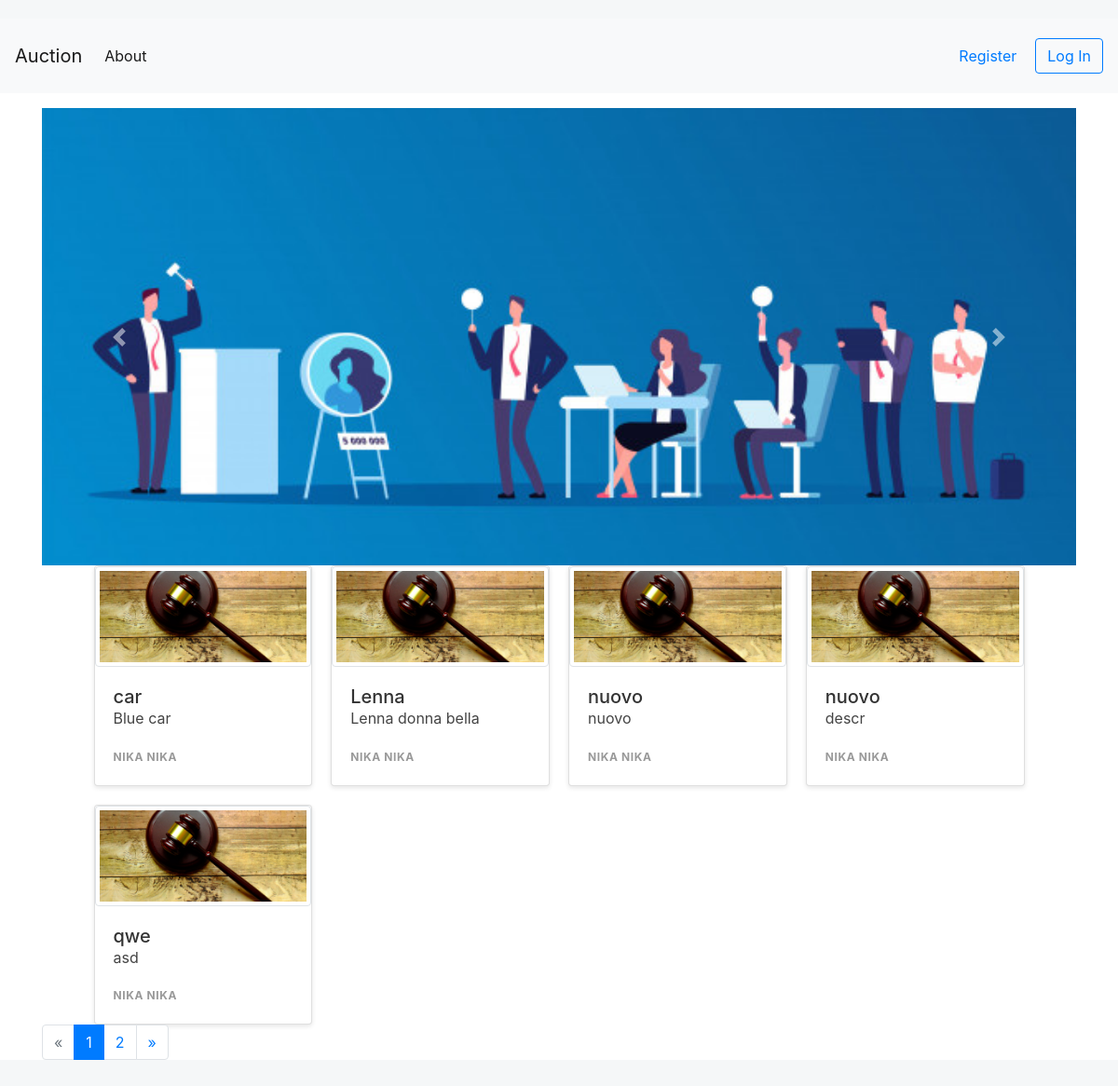
The page / on the database its author committed.
### products/models.py (models this page shows)
class Product(models.Model):
    name = models.CharField(max_length=254)
    description = models.CharField(max_length=500)
    price = models.DecimalField(decimal_places=2, max_digits=10)
    min_increment = models.DecimalField(decimal_places=2, max_digits=10,default=0.5)
    end_date = models.DateField()
    profile = models.ForeignKey(Profile, on_delete=models.CASCADE)
    init_date = models.DateField(default=datetime.now, blank=True)
    winner = models.CharField(max_length=254, blank = True,null=True)
    final_price = models.DecimalField(decimal_places=2, max_digits=10, blank = True,null=True)
    rating = models.FloatField(default = 0,blank = True,null=True)
    user = models.ManyToManyField(User,blank = True)#interested
    disponible = models.BooleanField(default=True)

### users/models.py (models this page shows, shortened)
class Profile(models.Model):
    user = models.OneToOneField(User, on_delete=models.CASCADE, related_name='profile')
    country = models.CharField(max_length=254)
    city = models.CharField(max_length=254)
    street = models.CharField(max_length=254)
    zip_code = models.CharField(max_length=20)
    rating = models.DecimalField(max_digits=5, decimal_places=2,blank = True,null=True)
    photo = models.ImageField(upload_to='photos/', blank=True, default='default-profile.jpg')
    objects = ProfileManager()

class User(AbstractBaseUser):
    email       = models.EmailField(max_length=255, unique=True)
    first_name = models.CharField(max_length=64)
    last_name = models.CharField(max_length=64)
    tel = models.CharField(max_length=50, blank = True , null= True)
    premium     = models.BooleanField(default=False)
    is_active      = models.BooleanField(default=True) # can login
    staff       = models.BooleanField(default=False) # staff user non superuser
    admin       = models.BooleanField(default=False) # superuser
    USERNAME_FIELD = 'email' #username
    REQUIRED_FIELDS = ['first_name','last_name']
    objects = UserManager()

### Auction/views.py (the view)
# urls.py: path('', views.homeView, name='home'),
def homeView(request):
    products_list = Product.objects.all().order_by("id")
    page = request.GET.get('page', 1)
    paginator = Paginator(products_list, 10)
    try:
        products = paginator.page(page)
    except PageNotAnInteger:
        products = paginator.page(1)
    except EmptyPage:
        products = paginator.page(paginator.num_pages)
    context = {'products':products }
    return render(request,"home/home.html",context)

### templates/home/home.html (shortened to what this page needs)
{% extends 'base.html' %}
{% load static %}
{% block head %}
    <link rel="stylesheet" type="text/css" href="{% static "css/card.css" %}">
{% endblock %}
{% block content %}
    <div id="carouselExampleControls" class="carousel slide" data-ride="carousel">
        <div class="carousel-inner">
            <div class="carousel-item active">
                <img class="d-block w-100" src="{% static 'img/banner6.jpg' %}" alt="First slide">
            </div>
        </div>
        <a class="carousel-control-prev" href="#carouselExampleControls" role="button" data-slide="prev">
            <span class="carousel-control-prev-icon" aria-hidden="true"></span>
        </a>
        <a class="carousel-control-next" href="#carouselExampleControls" role="button" data-slide="next">
            <span class="carousel-control-next-icon" aria-hidden="true"></span>
        </a>
    </div>
    <div class="band">
        {% for product in  products %}
            {% if  product.disponible%}
            <a href="{% url 'product-detials' product.id %}" class="card">
                {% if product.productimage_set.all.count == 0%}
                    <img class="img-thumbnail" src="{{ 'media/default-hammer.jpg' }}">
                {% endif %}
                <article>
                    <h1>{{ product.name }}</h1>
                    <p> {{ product.description }}</p>
                    <span>{{ product.profile.user.first_name }} {{ product.profile.user.last_name }}</span>
                </article>
            </a>
            {% endif %}
        {% endfor %}
    </div>
    {% if products.has_other_pages %}
        <ul class="pagination">
            {% if products.has_previous %}
                <li class="page-item"><a class="page-link" href="?page={{ products.previous_page_number }}">&laquo;</a></li>
            {% else %}
                <li class="disabled page-item"><span class="page-link">&laquo;</span></li>
            {% endif %}
            {% for i in products.paginator.page_range %}
                {% if products.number == i %}
                    <li class="active page-item"><span class="page-link">{{ i }} <span  class="sr-only">(current)</span></span></li>
                {% else %}
                    <li class="page-item" ><a class="page-link" href="?page={{ i }}">{{ i }}</a></li>
                {% endif %}
            {% endfor %}
            {% if products.has_next %}
                <li class="page-item"><a class="page-link" href="?page={{ products.next_page_number }}">&raquo;</a></li>
            {% else %}
                <li class="disabled page-item"><span class="page-link">&raquo;</span></li>
            {% endif %}
        </ul>
{% endif %}
{% endblock %}

### static/css/card.css (style rules this page uses)
html { background: #f5f7f8; font-family: 'Roboto', sans-serif; -webkit-font-smoothing: antialiased; padding: 20px 0; }
.band { width: 90%; max-width: 1240px; margin: 0 auto; display: grid; grid-template-columns: 1fr; grid-template-rows: auto; grid-gap: 20px; }
@media only screen and (min-width: 500px) { .band { grid-template-columns: 1fr 1fr; } }
@media only screen and (min-width: 850px) { .band { grid-template-columns: 1fr 1fr 1fr 1fr; } }
.card { background: white; text-decoration: none; color: #444; box-shadow: 0 2px 5px rgba(0,0,0,0.1); display: flex; flex-direction: column; min-height: 100%; position: relative; top: 0; transition: all .1s ease-in; }
.card article { padding: 20px; }
.card h1 { font-size: 20px; margin: 0; color: #333; }
.card p { line-height: 1.4; }
.card span { font-size: 12px; font-weight: bold; color: #999; text-transform: uppercase; letter-spacing: .05em; margin: 2em 0 0 0; }

### rows shown on the page
Product: disponible True (drawn), name "car", description "Blue car", profile.user.first_name "NIKA", profile.user.last_name "NIKA"
Product: disponible True (drawn), name "Lenna", description "Lenna donna bella", profile.user.first_name "NIKA", profile.user.last_name "NIKA"
Product: disponible True (drawn), name "nuovo", description "nuovo", profile.user.first_name "NIKA", profile.user.last_name "NIKA"
Product: disponible True (drawn), name "nuovo", description "descr", profile.user.first_name "NIKA", profile.user.last_name "NIKA"
Product: disponible True (drawn), name "qwe", description "asd", profile.user.first_name "NIKA", profile.user.last_name "NIKA"

### other values the page prints
{{ i }} "1"
{{ i }} "2"
